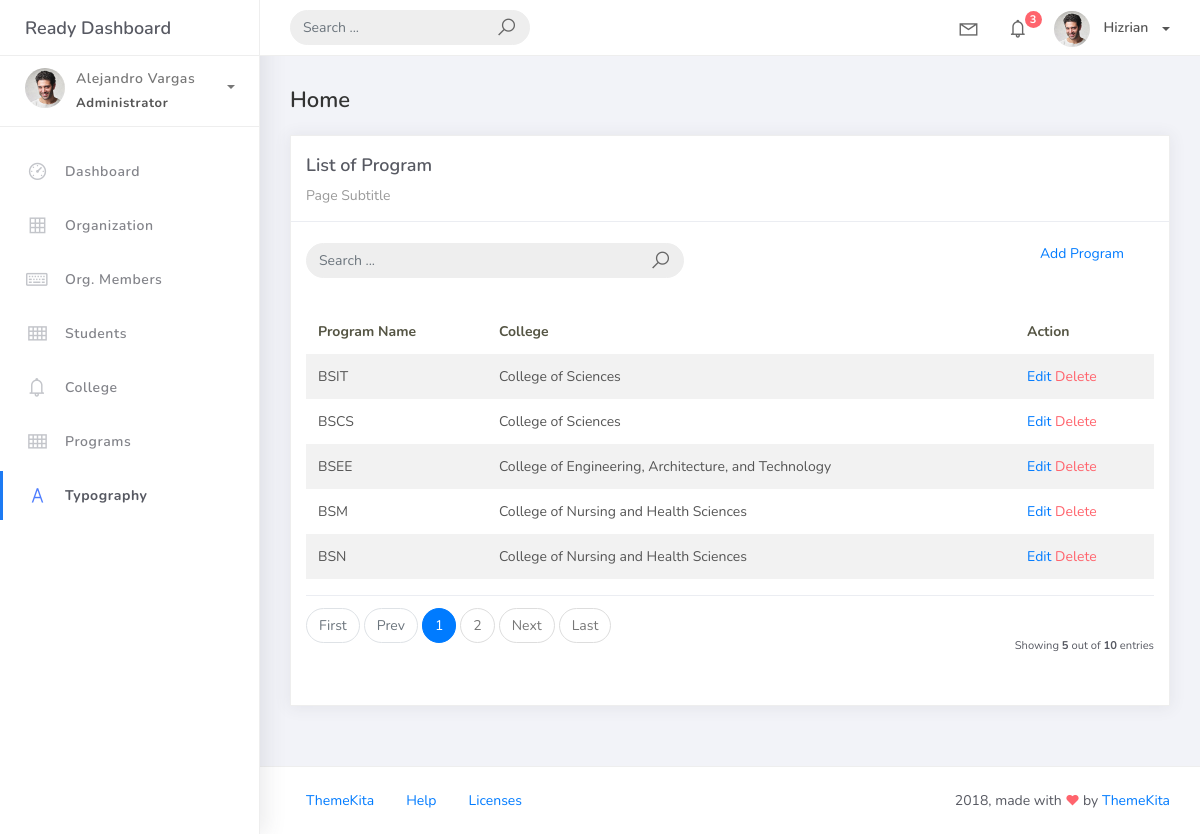
Page /program/ on the committed database.
### studentorg/models.py (models this page shows, shortened)
class BaseModels(models.Model):
    created_at = models.DateTimeField(auto_now=True, db_index=True)
    updated_at = models.DateTimeField(auto_now=True)
    class Meta:
        abstract = True

class Program(BaseModels):
    prog_name = models.CharField(max_length=150)
    college = models.ForeignKey(College, on_delete=models.CASCADE)

class College(BaseModels):
    college_name = models.CharField(max_length=150)
    def __str__(self):
        return self.college_name

### studentorg/views.py (the view)
# urls.py: path('program/', ProgramList.as_view(), name='program-list'),
class ProgramList(ListView):
    model = Program
    context_object_name = 'programs'
    template_name = 'program_list.html'
    paginate_by = 5

### templates/program_list.html
{% extends 'base.html' %}
{% load static %}
{% block content %}
<div class="content">
    <div class="container-fluid">
        <h4 class="page-title">Home</h4>
        <div class="row">
            <div class="col-md-12">
                <div class="card">
                    <div class="card-header">
                        <div class="card-title">List of Program</div>
                        <div class="card-category">Page Subtitle</div>
                    </div>
                    <br />
                    <div class="col-md-12 row">
                        <div class="col-md-6">
                            <form class="navbar-left navbar-form nav-search mr-md-3" action="">
                                <div class="input-group">
                                    <input type="text" placeholder="Search ..." class="form-control" />
                                    <div class="input-group-append">
                                        <span class="input-group-text">
                                            <i class="la la-search search-icon"></i>
                                        </span>
                                    </div>
                                </div>
                            </form>
                        </div>
                        <div class="col-md-6">
                            <div class="pull-right">
                                <a href="{% url 'program-add' %}">Add Program</a>
                            </div>
                        </div>
                    </div>
                    <div class="card-body">
                        <table class="table table-striped mt-3">
                            <thead>
                                <tr>
                                    <th scope="col">Program Name</th>
                                    <th scope="col">College</th>
                                    <th scope="col">Action</th>
                                </tr>
                            </thead>
                            <tbody>
                                {% for object in object_list %}
                                <tr>
                                    <td>{{ object.prog_name }}</td>
                                    <td>{{ object.college }}</td>
                                    <td>
                                        <a href="{% url 'program-update' object.id %}">Edit</a>
                                        <a href="{% url 'program-delete' object.id %}" class="text-danger">Delete</a>
                                    </td>
                                </tr>
                                {% empty %}
                                <tr>
                                    <td colspan="4" style="text-align: center;">
                                        <p class="text-sm font-weight-bold mb-0">No Records Found</p>
                                    </td>
                                </tr>
                                {% endfor %}
                            </tbody>
                        </table>
                        {% include 'includes/pagination.html' %}
                    </div>
                </div>
            </div>
        </div>
    </div>
</div>
{% endblock %}

### rows in the picture
Program: prog_name "BSIT", college "College of Sciences"
Program: prog_name "BSCS", college "College of Sciences"
Program: prog_name "BSEE", college "College of Engineering, Architecture, and Technology"
Program: prog_name "BSM", college "College of Nursing and Health Sciences"
Program: prog_name "BSN", college "College of Nursing and Health Sciences"

### other values in the picture
{{ page_num }} "1"
{{ page_num }} "2"
{{ object_list.count }} "5"
{{ paginator.count }} "10"
